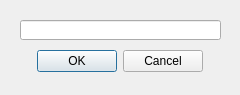
<?xml version="1.0" encoding="UTF-8"?>
<ui version="4.0">
 <class>Dialog</class>
 <widget class="QDialog" name="Dialog">
  <property name="geometry">
   <rect>
    <x>0</x>
    <y>0</y>
    <width>240</width>
    <height>95</height>
   </rect>
  </property>
  <property name="sizePolicy">
   <sizepolicy hsizetype="Fixed" vsizetype="Fixed">
    <horstretch>0</horstretch>
    <verstretch>0</verstretch>
   </sizepolicy>
  </property>
  <property name="minimumSize">
   <size>
    <width>240</width>
    <height>95</height>
   </size>
  </property>
  <property name="maximumSize">
   <size>
    <width>240</width>
    <height>95</height>
   </size>
  </property>
  <property name="windowTitle">
   <string>Dialog</string>
  </property>
  <widget class="QDialogButtonBox" name="buttonBox">
   <property name="geometry">
    <rect>
     <x>20</x>
     <y>50</y>
     <width>199</width>
     <height>23</height>
    </rect>
   </property>
   <property name="orientation">
    <enum>Qt::Horizontal</enum>
   </property>
   <property name="standardButtons">
    <set>QDialogButtonBox::Cancel|QDialogButtonBox::Ok</set>
   </property>
   <property name="centerButtons">
    <bool>true</bool>
   </property>
  </widget>
  <widget class="QLineEdit" name="lE_Item">
   <property name="geometry">
    <rect>
     <x>20</x>
     <y>20</y>
     <width>201</width>
     <height>20</height>
    </rect>
   </property>
   <property name="sizePolicy">
    <sizepolicy hsizetype="Fixed" vsizetype="Fixed">
     <horstretch>0</horstretch>
     <verstretch>0</verstretch>
    </sizepolicy>
   </property>
   <property name="font">
    <font>
     <family>Calibri</family>
     <pointsize>12</pointsize>
    </font>
   </property>
   <property name="text">
    <string/>
   </property>
  </widget>
 </widget>
 <resources/>
 <connections>
  <connection>
   <sender>buttonBox</sender>
   <signal>accepted()</signal>
   <receiver>Dialog</receiver>
   <slot>accept()</slot>
   <hints>
    <hint type="sourcelabel">
     <x>248</x>
     <y>254</y>
    </hint>
    <hint type="destinationlabel">
     <x>157</x>
     <y>274</y>
    </hint>
   </hints>
  </connection>
  <connection>
   <sender>buttonBox</sender>
   <signal>rejected()</signal>
   <receiver>Dialog</receiver>
   <slot>reject()</slot>
   <hints>
    <hint type="sourcelabel">
     <x>316</x>
     <y>260</y>
    </hint>
    <hint type="destinationlabel">
     <x>286</x>
     <y>274</y>
    </hint>
   </hints>
  </connection>
 </connections>
</ui>
